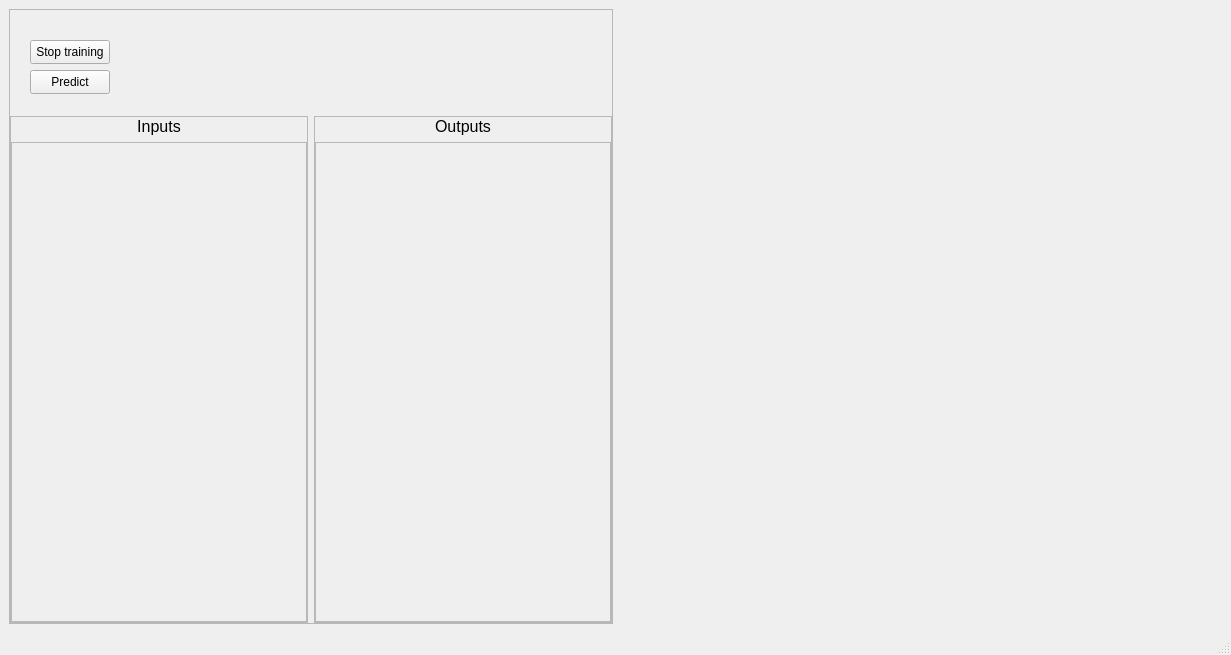
<?xml version="1.0" encoding="UTF-8"?>
<ui version="4.0">
 <class>MainWindow</class>
 <widget class="QMainWindow" name="MainWindow">
  <property name="geometry">
   <rect>
    <x>0</x>
    <y>0</y>
    <width>1231</width>
    <height>655</height>
   </rect>
  </property>
  <property name="windowTitle">
   <string>MainWindow</string>
  </property>
  <widget class="QWidget" name="centralwidget">
   <layout class="QHBoxLayout" name="horizontalLayout">
    <item>
     <widget class="QFrame" name="frame">
      <property name="frameShape">
       <enum>QFrame::StyledPanel</enum>
      </property>
      <property name="frameShadow">
       <enum>QFrame::Raised</enum>
      </property>
      <layout class="QGridLayout" name="gridLayout">
       <property name="leftMargin">
        <number>0</number>
       </property>
       <property name="topMargin">
        <number>0</number>
       </property>
       <property name="rightMargin">
        <number>0</number>
       </property>
       <property name="bottomMargin">
        <number>0</number>
       </property>
       <item row="0" column="0" colspan="2">
        <widget class="QFrame" name="frame_2">
         <property name="sizePolicy">
          <sizepolicy hsizetype="Preferred" vsizetype="MinimumExpanding">
           <horstretch>0</horstretch>
           <verstretch>0</verstretch>
          </sizepolicy>
         </property>
         <property name="maximumSize">
          <size>
           <width>16777215</width>
           <height>100</height>
          </size>
         </property>
         <property name="frameShape">
          <enum>QFrame::NoFrame</enum>
         </property>
         <property name="frameShadow">
          <enum>QFrame::Raised</enum>
         </property>
         <widget class="QPushButton" name="startStopTraining_pushButton">
          <property name="geometry">
           <rect>
            <x>20</x>
            <y>30</y>
            <width>80</width>
            <height>24</height>
           </rect>
          </property>
          <property name="text">
           <string>Stop training</string>
          </property>
         </widget>
         <widget class="QPushButton" name="predictFromInput_pushButton">
          <property name="geometry">
           <rect>
            <x>20</x>
            <y>60</y>
            <width>80</width>
            <height>24</height>
           </rect>
          </property>
          <property name="text">
           <string>Predict</string>
          </property>
         </widget>
        </widget>
       </item>
       <item row="1" column="0">
        <widget class="QFrame" name="frame_3">
         <property name="frameShape">
          <enum>QFrame::StyledPanel</enum>
         </property>
         <property name="frameShadow">
          <enum>QFrame::Raised</enum>
         </property>
         <layout class="QVBoxLayout" name="verticalLayout">
          <property name="leftMargin">
           <number>0</number>
          </property>
          <property name="topMargin">
           <number>0</number>
          </property>
          <property name="rightMargin">
           <number>0</number>
          </property>
          <property name="bottomMargin">
           <number>0</number>
          </property>
          <item>
           <widget class="QLabel" name="label">
            <property name="font">
             <font>
              <pointsize>12</pointsize>
             </font>
            </property>
            <property name="text">
             <string>Inputs</string>
            </property>
            <property name="alignment">
             <set>Qt::AlignCenter</set>
            </property>
           </widget>
          </item>
          <item>
           <widget class="QScrollArea" name="input_scrollArea">
            <property name="sizePolicy">
             <sizepolicy hsizetype="Preferred" vsizetype="Expanding">
              <horstretch>0</horstretch>
              <verstretch>0</verstretch>
             </sizepolicy>
            </property>
            <property name="widgetResizable">
             <bool>true</bool>
            </property>
            <widget class="QWidget" name="inputContent">
             <property name="geometry">
              <rect>
               <x>0</x>
               <y>0</y>
               <width>294</width>
               <height>454</height>
              </rect>
             </property>
             <layout class="QVBoxLayout" name="verticalLayout_3"/>
            </widget>
           </widget>
          </item>
         </layout>
        </widget>
       </item>
       <item row="1" column="1">
        <widget class="QFrame" name="frame_4">
         <property name="frameShape">
          <enum>QFrame::StyledPanel</enum>
         </property>
         <property name="frameShadow">
          <enum>QFrame::Raised</enum>
         </property>
         <layout class="QVBoxLayout" name="verticalLayout_2">
          <property name="leftMargin">
           <number>0</number>
          </property>
          <property name="topMargin">
           <number>0</number>
          </property>
          <property name="rightMargin">
           <number>0</number>
          </property>
          <property name="bottomMargin">
           <number>0</number>
          </property>
          <item>
           <widget class="QLabel" name="label_2">
            <property name="font">
             <font>
              <pointsize>12</pointsize>
             </font>
            </property>
            <property name="text">
             <string>Outputs</string>
            </property>
            <property name="alignment">
             <set>Qt::AlignCenter</set>
            </property>
           </widget>
          </item>
          <item>
           <widget class="QScrollArea" name="output_scrollArea">
            <property name="sizePolicy">
             <sizepolicy hsizetype="Preferred" vsizetype="Expanding">
              <horstretch>0</horstretch>
              <verstretch>0</verstretch>
             </sizepolicy>
            </property>
            <property name="widgetResizable">
             <bool>true</bool>
            </property>
            <widget class="QWidget" name="outputContent">
             <property name="geometry">
              <rect>
               <x>0</x>
               <y>0</y>
               <width>294</width>
               <height>454</height>
              </rect>
             </property>
             <layout class="QVBoxLayout" name="verticalLayout_4"/>
            </widget>
           </widget>
          </item>
         </layout>
        </widget>
       </item>
      </layout>
     </widget>
    </item>
    <item>
     <widget class="QWidget" name="netWidget" native="true"/>
    </item>
   </layout>
  </widget>
  <widget class="QMenuBar" name="menubar">
   <property name="geometry">
    <rect>
     <x>0</x>
     <y>0</y>
     <width>1231</width>
     <height>21</height>
    </rect>
   </property>
  </widget>
  <widget class="QStatusBar" name="statusbar"/>
 </widget>
 <resources/>
 <connections/>
</ui>
